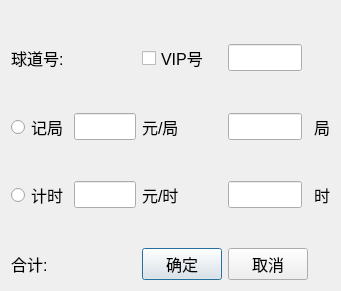
<?xml version="1.0" encoding="UTF-8"?>
<ui version="4.0">
 <class>loginUI</class>
 <widget class="QDialog" name="loginUI">
  <property name="geometry">
   <rect>
    <x>0</x>
    <y>0</y>
    <width>341</width>
    <height>291</height>
   </rect>
  </property>
  <property name="windowTitle">
   <string>登记</string>
  </property>
  <layout class="QGridLayout" name="gridLayout">
   <item row="0" column="3">
    <spacer name="verticalSpacer">
     <property name="orientation">
      <enum>Qt::Vertical</enum>
     </property>
     <property name="sizeHint" stdset="0">
      <size>
       <width>35</width>
       <height>28</height>
      </size>
     </property>
    </spacer>
   </item>
   <item row="1" column="0" colspan="2">
    <widget class="QLabel" name="rowIdLabel">
     <property name="font">
      <font>
       <pointsize>12</pointsize>
      </font>
     </property>
     <property name="text">
      <string>球道号:</string>
     </property>
    </widget>
   </item>
   <item row="1" column="2">
    <spacer name="horizontalSpacer_8">
     <property name="orientation">
      <enum>Qt::Horizontal</enum>
     </property>
     <property name="sizeHint" stdset="0">
      <size>
       <width>70</width>
       <height>22</height>
      </size>
     </property>
    </spacer>
   </item>
   <item row="1" column="3">
    <widget class="QCheckBox" name="vipCheckBox">
     <property name="font">
      <font>
       <pointsize>12</pointsize>
      </font>
     </property>
     <property name="text">
      <string>VIP号</string>
     </property>
    </widget>
   </item>
   <item row="2" column="3">
    <spacer name="verticalSpacer_2">
     <property name="orientation">
      <enum>Qt::Vertical</enum>
     </property>
     <property name="sizeHint" stdset="0">
      <size>
       <width>35</width>
       <height>28</height>
      </size>
     </property>
    </spacer>
   </item>
   <item row="3" column="0" colspan="2">
    <widget class="QRadioButton" name="countRadioButton">
     <property name="font">
      <font>
       <pointsize>12</pointsize>
      </font>
     </property>
     <property name="text">
      <string>记局</string>
     </property>
    </widget>
   </item>
   <item row="3" column="2">
    <widget class="QLineEdit" name="oneTimeLineEdit">
     <property name="font">
      <font>
       <pointsize>12</pointsize>
      </font>
     </property>
    </widget>
   </item>
   <item row="3" column="3">
    <widget class="QLabel" name="label">
     <property name="font">
      <font>
       <pointsize>12</pointsize>
      </font>
     </property>
     <property name="text">
      <string>元/局</string>
     </property>
    </widget>
   </item>
   <item row="3" column="4">
    <widget class="QLineEdit" name="countLineEdit">
     <property name="font">
      <font>
       <pointsize>12</pointsize>
      </font>
     </property>
    </widget>
   </item>
   <item row="3" column="6">
    <widget class="QLabel" name="label_3">
     <property name="font">
      <font>
       <pointsize>12</pointsize>
      </font>
     </property>
     <property name="text">
      <string>局</string>
     </property>
    </widget>
   </item>
   <item row="4" column="3">
    <spacer name="verticalSpacer_3">
     <property name="orientation">
      <enum>Qt::Vertical</enum>
     </property>
     <property name="sizeHint" stdset="0">
      <size>
       <width>35</width>
       <height>28</height>
      </size>
     </property>
    </spacer>
   </item>
   <item row="5" column="0" colspan="2">
    <widget class="QRadioButton" name="timeRadioButton">
     <property name="font">
      <font>
       <pointsize>12</pointsize>
      </font>
     </property>
     <property name="text">
      <string>计时</string>
     </property>
    </widget>
   </item>
   <item row="5" column="2">
    <widget class="QLineEdit" name="oneHoueLineEdit">
     <property name="font">
      <font>
       <pointsize>12</pointsize>
      </font>
     </property>
    </widget>
   </item>
   <item row="5" column="3">
    <widget class="QLabel" name="label_2">
     <property name="font">
      <font>
       <pointsize>12</pointsize>
      </font>
     </property>
     <property name="text">
      <string>元/时</string>
     </property>
    </widget>
   </item>
   <item row="5" column="4">
    <widget class="QLineEdit" name="hoursLineEdit">
     <property name="font">
      <font>
       <pointsize>12</pointsize>
      </font>
     </property>
    </widget>
   </item>
   <item row="5" column="6">
    <widget class="QLabel" name="label_4">
     <property name="font">
      <font>
       <pointsize>12</pointsize>
      </font>
     </property>
     <property name="text">
      <string>时</string>
     </property>
    </widget>
   </item>
   <item row="6" column="3">
    <spacer name="verticalSpacer_4">
     <property name="orientation">
      <enum>Qt::Vertical</enum>
     </property>
     <property name="sizeHint" stdset="0">
      <size>
       <width>20</width>
       <height>29</height>
      </size>
     </property>
    </spacer>
   </item>
   <item row="7" column="0">
    <widget class="QLabel" name="totalLabel">
     <property name="font">
      <font>
       <pointsize>12</pointsize>
      </font>
     </property>
     <property name="text">
      <string>合计:</string>
     </property>
    </widget>
   </item>
   <item row="7" column="1" colspan="2">
    <spacer name="horizontalSpacer_7">
     <property name="orientation">
      <enum>Qt::Horizontal</enum>
     </property>
     <property name="sizeHint" stdset="0">
      <size>
       <width>112</width>
       <height>24</height>
      </size>
     </property>
    </spacer>
   </item>
   <item row="7" column="3">
    <widget class="QPushButton" name="okButton">
     <property name="font">
      <font>
       <pointsize>12</pointsize>
      </font>
     </property>
     <property name="text">
      <string>确定</string>
     </property>
    </widget>
   </item>
   <item row="7" column="4" colspan="2">
    <widget class="QPushButton" name="cancelButton">
     <property name="font">
      <font>
       <pointsize>12</pointsize>
      </font>
     </property>
     <property name="text">
      <string>取消</string>
     </property>
    </widget>
   </item>
   <item row="1" column="4">
    <widget class="QLineEdit" name="vipCardLineEdit">
     <property name="font">
      <font>
       <pointsize>12</pointsize>
      </font>
     </property>
    </widget>
   </item>
  </layout>
 </widget>
 <resources/>
 <connections>
  <connection>
   <sender>okButton</sender>
   <signal>clicked()</signal>
   <receiver>loginUI</receiver>
   <slot>accept()</slot>
   <hints>
    <hint type="sourcelabel">
     <x>278</x>
     <y>253</y>
    </hint>
    <hint type="destinationlabel">
     <x>96</x>
     <y>254</y>
    </hint>
   </hints>
  </connection>
  <connection>
   <sender>cancelButton</sender>
   <signal>clicked()</signal>
   <receiver>loginUI</receiver>
   <slot>reject()</slot>
   <hints>
    <hint type="sourcelabel">
     <x>369</x>
     <y>253</y>
    </hint>
    <hint type="destinationlabel">
     <x>179</x>
     <y>282</y>
    </hint>
   </hints>
  </connection>
 </connections>
</ui>
